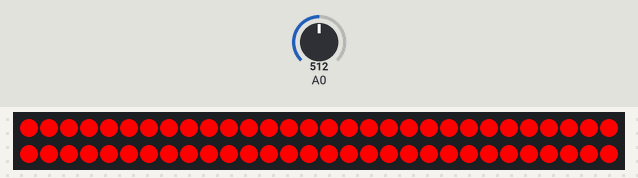
A sketch run on a simulated Arduino Uno, built with avr-gcc and run on an emulated ATmega328P. On the bench: 60 RGB LEDs in strip order, left to right, continuing on the next row. The inputs (shaded band) are chosen by the test bench; at power-on: A0 = 512.

Above: at 2.4 s.
2.5 s: A0 set to 540
At 4.4 s:
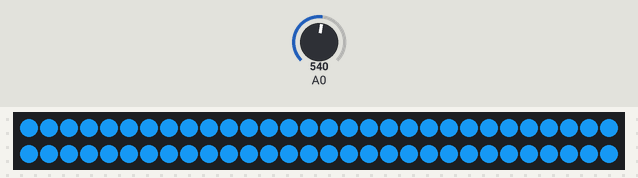
4.9 s: A0 set to 520
At 5.39 s:
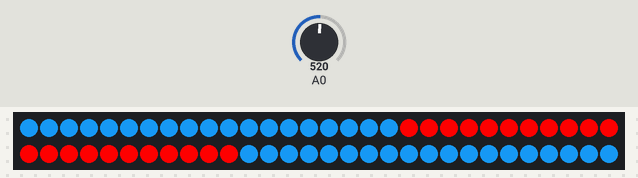
Timing chart, 0 to 7.9 s (numbered marks = the images above; inputs shaded):
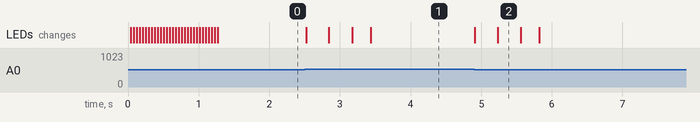

Measured:
- after the input at 2.5 s, the LEDs: first change at once (image 1 shows a later state)
- after the input at 4.9 s, the LEDs: first change at once (image 2 shows a later state)

The sketch:

untitled_file.ino
```cpp
//Tutorial on DIY TECH TUBE
//https://youtu.be/gQ3qVFU4RZk
#include <FastLED.h>

int r=252;
int g=0;
int b=0;

#define LED_PIN     12
#define NUM_LEDS    60

CRGB leds[NUM_LEDS];
CRGB led[NUM_LEDS];
int s=0;

void setup() {

  FastLED.addLeds<WS2812, LED_PIN, GRB>(leds, NUM_LEDS);
  for (int i = 29; i >= 0; i--)
  {
     leds[i] = CRGB ( r,g,b);
     leds[59-i] = CRGB (r,g,b );
     delay(40);
    FastLED.show();
  }
  Serial.begin(9600);
   pinMode(A0,INPUT);

}
void loop()
{
  s=analogRead(A0);

  if((s>=535)&&(s<=540))
  {
    leds[29]=CRGB (20, 135, 217);
    leds[30]=CRGB (20, 135, 217);
  }
  else if((s>=530)&&(s<=535))
   {
     leds[29]=CRGB (20, 217, 30);
    leds[30]=CRGB (20, 217, 30);
   }
  else
  {
     leds[29] = CRGB ( r,g,b);
     leds[30] = CRGB ( r,g,b);
  }
    for (int i = 0; i <= 28; i++)
  {
     leds[i] = leds[i+1];
     leds[59-i] = leds[58-i];

  }
 FastLED.show();
 delay(30);


}
```
